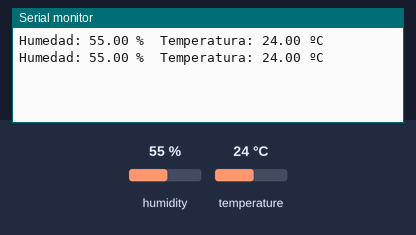
This sketch was run on a simulated Arduino Uno, built with avr-gcc and run on an emulated ATmega328P. On the bench: the last lines printed to the serial monitor. The test bench sets the inputs (shaded band); at power-on: humidity 55 %, temperature 24 °C.

Above: at 2.8 s.
2.9 s: humidity set to 22 %
At 5.0 s:
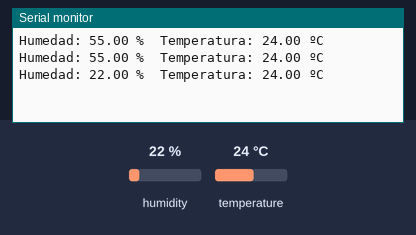
5.6 s: temperature set to 12 °C
At 6.8 s:
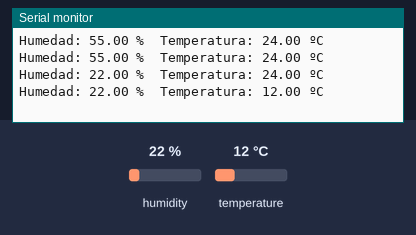
8.3 s: humidity set to 40 %
At 11.5 s:
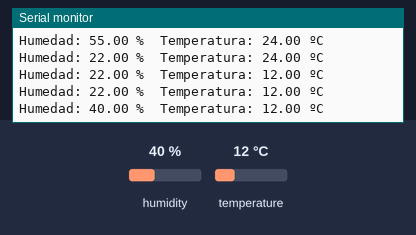
Timing chart, 0 to 13.0 s (numbered marks = the images above; inputs shaded):
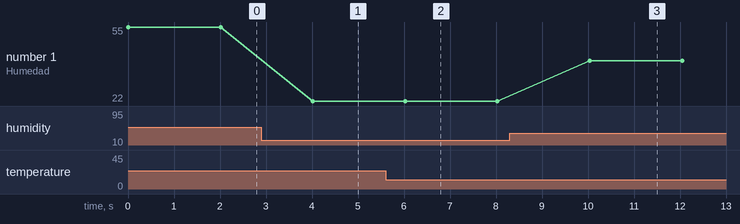

The sketch:

temphumedad.ino
```cpp
// Incluimos librería
#include <DHT.h>

#define DHTPIN 11
#define DHTTYPE DHT22

DHT dht(DHTPIN, DHTTYPE);
float temp;
float hum;

void setup() {
  Serial.begin(9600);
  dht.begin();

}

void loop() {
  hum = dht.readHumidity();
  temp = dht.readTemperature();

  Serial.print("Humedad: ");
  Serial.print(hum);
  Serial.print(" %\t");
  Serial.print("Temperatura: ");
  Serial.print(temp);
  Serial.println(" ºC");
  delay(2000);
}
```

Measured:
- after the input at 2.9 s, the serial monitor: prints a new line after 1.1 s (image 1)
- after the input at 5.6 s, the serial monitor: prints a new line after 0.42 s (image 2)
- after the input at 8.3 s, the serial monitor: prints a new line after 1.7 s (image 3)
- plotted number 1: 55 → 22 after the input at 2.9 s, 22 → 40 after the input at 8.3 s
